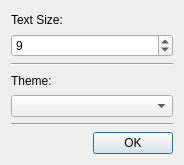
<?xml version="1.0" encoding="UTF-8"?>
<ui version="4.0">
 <class>SettingsDialog</class>
 <widget class="QDialog" name="SettingsDialog">
  <property name="enabled">
   <bool>true</bool>
  </property>
  <property name="geometry">
   <rect>
    <x>0</x>
    <y>0</y>
    <width>184</width>
    <height>165</height>
   </rect>
  </property>
  <property name="minimumSize">
   <size>
    <width>184</width>
    <height>165</height>
   </size>
  </property>
  <property name="maximumSize">
   <size>
    <width>184</width>
    <height>165</height>
   </size>
  </property>
  <property name="windowTitle">
   <string>Settings</string>
  </property>
  <layout class="QVBoxLayout" name="verticalLayout">
   <item>
    <widget class="QLabel" name="labelTextSize">
     <property name="text">
      <string>Text Size:</string>
     </property>
    </widget>
   </item>
   <item>
    <widget class="QSpinBox" name="spinBox">
     <property name="minimum">
      <number>8</number>
     </property>
     <property name="maximum">
      <number>48</number>
     </property>
     <property name="value">
      <number>9</number>
     </property>
    </widget>
   </item>
   <item>
    <widget class="Line" name="line">
     <property name="orientation">
      <enum>Qt::Orientation::Horizontal</enum>
     </property>
    </widget>
   </item>
   <item>
    <widget class="QLabel" name="labelTheme">
     <property name="text">
      <string>Theme:</string>
     </property>
    </widget>
   </item>
   <item>
    <widget class="QComboBox" name="comboBox">
     <property name="maximumSize">
      <size>
       <width>16777211</width>
       <height>16777215</height>
      </size>
     </property>
    </widget>
   </item>
   <item>
    <widget class="Line" name="line_2">
     <property name="orientation">
      <enum>Qt::Orientation::Horizontal</enum>
     </property>
    </widget>
   </item>
   <item>
    <widget class="QDialogButtonBox" name="buttonBox">
     <property name="minimumSize">
      <size>
       <width>0</width>
       <height>0</height>
      </size>
     </property>
     <property name="layoutDirection">
      <enum>Qt::LayoutDirection::LeftToRight</enum>
     </property>
     <property name="orientation">
      <enum>Qt::Orientation::Horizontal</enum>
     </property>
     <property name="standardButtons">
      <set>QDialogButtonBox::StandardButton::Ok</set>
     </property>
    </widget>
   </item>
  </layout>
 </widget>
 <resources/>
 <connections/>
</ui>
